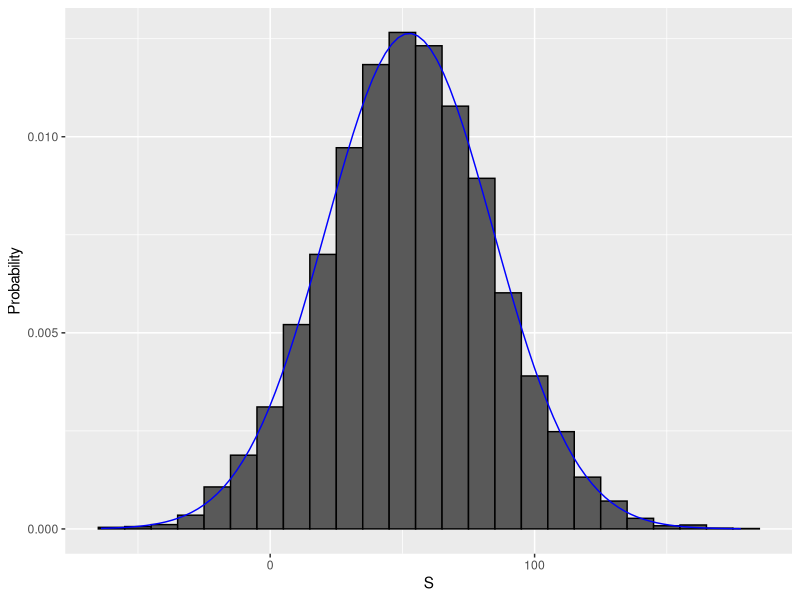

This figure's R source:
## ---- chunk 1
# define random variable x to be 1 if blue, 0 otherwise
beads <- rep(c("red", "blue"), times = c(2, 3))
x <- ifelse(sample(beads, 1) == "blue", 1, 0)
# demonstrate that the random variable is different every time
ifelse(sample(beads, 1) == "blue", 1, 0)
ifelse(sample(beads, 1) == "blue", 1, 0)
ifelse(sample(beads, 1) == "blue", 1, 0)
## ---- chunk 2
# sampling model 1: define urn, then sample
color <- rep(c("Black", "Red", "Green"), c(18, 18, 2)) # define the urn for the sampling model
n <- 1000
X <- sample(ifelse(color == "Red", -1, 1), n, replace = TRUE)
X[1:10]
# sampling model 2: define urn inside sample function by noting probabilities
x <- sample(c(-1, 1), n, replace = TRUE, prob = c(9/19, 10/19))    # 1000 independent draws
S <- sum(x)    # total winnings = sum of draws
S
## ---- chunk 3
n <- 1000    # number of roulette players
B <- 10000    # number of Monte Carlo experiments
S <- replicate(B, {
    X <- sample(c(-1,1), n, replace = TRUE, prob = c(9/19, 10/19))    # simulate 1000 spins
    sum(X)    # determine total profit
})
mean(S < 0)    # probability of the casino losing money
## ---- chunk 4
library(tidyverse)
s <- seq(min(S), max(S), length = 100)    # sequence of 100 values across range of S
normal_density <- data.frame(s = s, f = dnorm(s, mean(S), sd(S))) # generate normal density for S
data.frame (S = S) %>%    # make data frame of S for histogram
    ggplot(aes(S, ..density..)) +
    geom_histogram(color = "black", binwidth = 10) +
    ylab("Probability") +
    geom_line(data = normal_density, mapping = aes(s, f), color = "blue")
